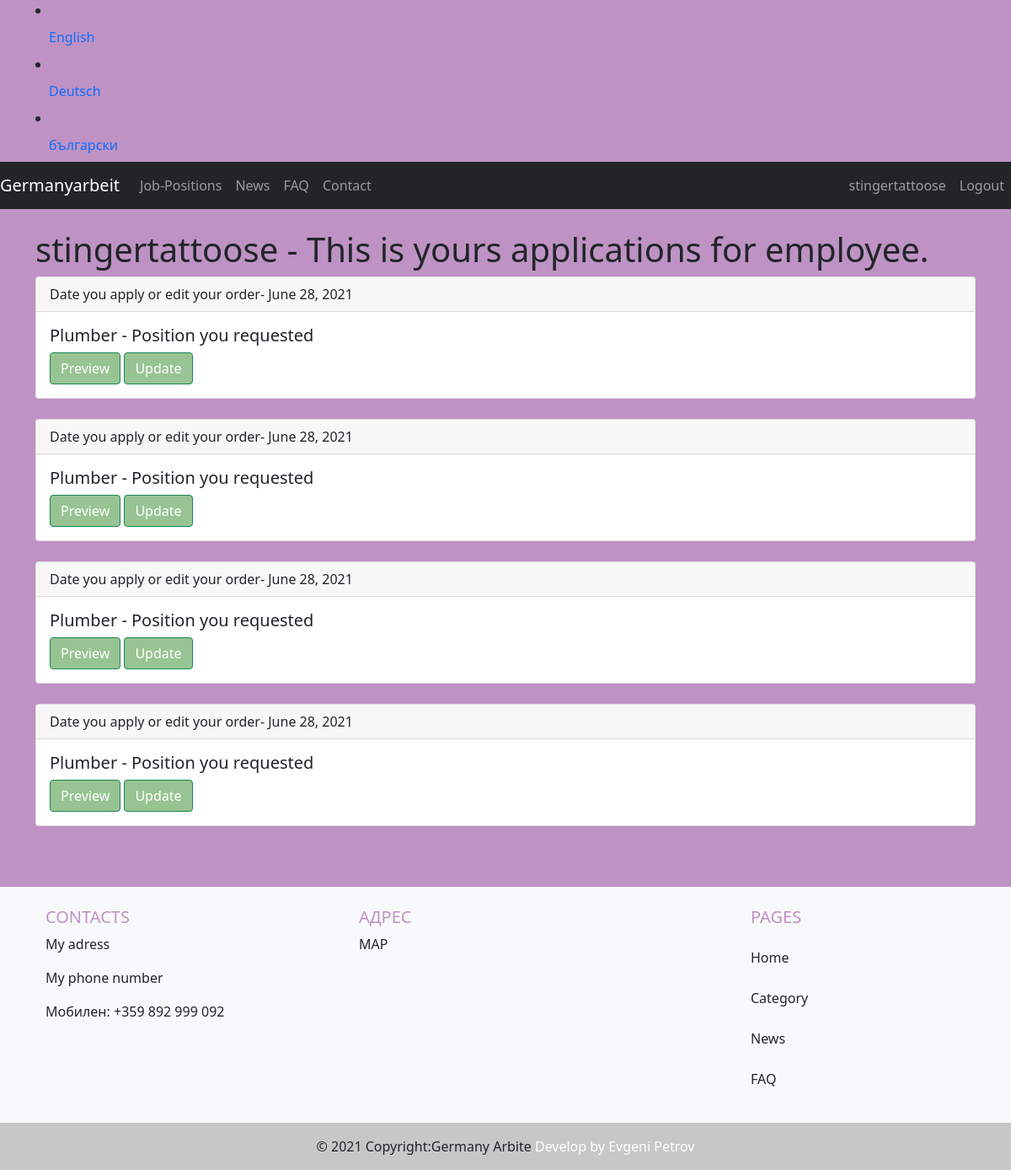
/category/order/list/ (signed in), run on the app's committed database.
### costumeuser/models.py (models this page shows, shortened)
class User(AbstractUser):
    is_worker = models.BooleanField(default=False)
    is_company = models.BooleanField(default=False)

### category/models.py (models this page shows, shortened)
class CompanyOrder(models.Model):
    job_titlle = models.ForeignKey(SubCategory, on_delete=models.CASCADE, related_name="subcategory")
    company = models.ForeignKey(User, on_delete=models.CASCADE)
    country = models.CharField(max_length=100)
    city = models.CharField(max_length=100)
    address = models.CharField(max_length=250)
    workers_number = models.CharField(max_length=10)
    start_date = models.DateField()
    end_date = models.DateField()
    update_date = models.DateTimeField(auto_now=True)
    submit_date = models.DateField(auto_now_add=True)
    completed = models.BooleanField(default=False)

class SubCategory(models.Model):
    category = models.ForeignKey(Category, on_delete=models.CASCADE, related_name="category", related_query_name="category", verbose_name="category")
    name = models.CharField(max_length=250)
    img = models.ImageField(upload_to="category_pic")
    def __str__(self):
        return self.name

### category/views.py (the view)
# urls.py: path('order/list/', views.order_list, name='order_list'),
@login_required
@company_required
def order_list(request):
    order = CompanyOrder.objects.all().filter(company=request.user)
    return render(request, 'category/order_list.html', {'order': order})

### templates/category/order_list.html
{% extends "base.html" %}
{% block content %}
<div class="container">
    <div class="row">
        <div class="col-lg-12 col-md-12 col-sm-12">
        <br>
        <h1>{{ user.username }} - This is yours applications for employee.</h1>
            {% for c in order %}
            <div class="card">
                <div class="card-header">
                    Date you apply or edit your order- {{ c.submit_date }}
                </div>
                <div class="card-body">
                    <h5 class="card-title">{{ c.job_titlle }} - Position you requested</h5>
                    <a href="{% url 'order_detail' c.id %}" class="btn btn-success">Preview</a>
                    <a href="{% url 'order_edit' c.id %}" class="btn btn-success">Update</a>
                </div>
            </div>
            <br>
            {% endfor %}
        </div>
    </div>
</div>
{% endblock content %}

### templates/nav.html (shortened to what this page needs)
{% load i18n %}
{% load static %}
<nav class="navbar navbar-expand-lg navbar-dark bg-dark">
  <a class="navbar-brand" href="{% url 'home' %}"><img/>Germanyarbeit</a>
  <div class="collapse navbar-collapse justify-content-between" id="navbarNav">
    <ul class="navbar-nav">
      <li class="nav-item">
        <a class="nav-link" href="{% url 'category' 1 %}">Job-Positions</a>
      </li>
      <li class="nav-item">
        <a class="nav-link" href="{% url 'news' %}">News</a>
      </li>
      <li class="nav-item">
        <a class="nav-link" href="{% url 'faq' %}">FAQ</a>
      </li>
      <li class="nav-item">
        <a class="nav-link" href="#">Contact</a>
      </li>
    </ul>
    <ul class="navbar-nav">
      {% if user.is_authenticated %}
      <li class="nav-item">
        <a class="nav-link" href="{% url 'profile' %}">{{ user.username }}</a>
      </li>
      <li class="nav-item">
        <a class="nav-link" href="{% url 'account_logout' %}">Logout</a>
      </li>
      {% endif %}
    </ul>
  </div>
</nav>

### static/css/main.css (style rules this page uses)
.body { background-color: #BF92C4; background-repeat: no-repeat; }
.btn { background-color: #97C492; }

### data on the page
User: username "stingertattoose"
CompanyOrder: submit_date "June 28, 2021", job_titlle "Plumber"
CompanyOrder: submit_date "June 28, 2021", job_titlle "Plumber"
CompanyOrder: submit_date "June 28, 2021", job_titlle "Plumber"
CompanyOrder: submit_date "June 28, 2021", job_titlle "Plumber"

### other printed values
{{ lang.name_local }} "English" "Deutsch" "български"
